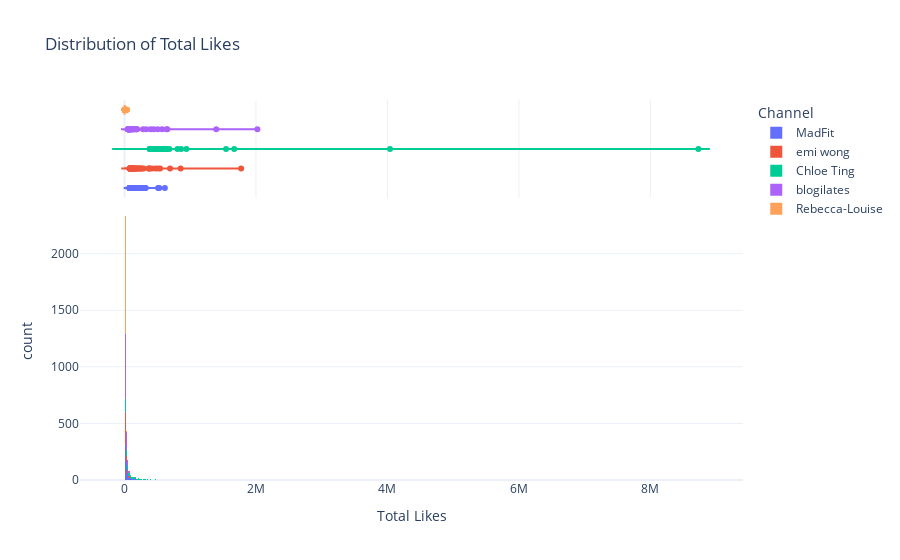

Notebook code cell kept with this figure:
### Code cell
px.histogram(videos_df, 
             x ='total_likes', 
             color='channel', 
             marginal='violin', 
             title="Distribution of Total Likes", 
             labels={'total_likes':'Total Likes','count':'Count','channel':'Channel'})

### Figure 1 — Plotly figure (JSON) as saved in the notebook; plotly's stock layout.template omitted (floating-point values rounded to 4 significant figures; data arrays with more than 128 entries replaced by an {"elided": "..."} marker saying what was removed)
{"data": [{"alignmentgroup": "True", "bingroup": "x", "hovertemplate": "Channel=MadFit<br>Total Likes=%{x}<br>count=%{y}<extra></extra>", "legendgroup": "MadFit", "marker": {"color": "#636efa", "pattern": {"shape": ""}}, "name": "MadFit", "offsetgroup": "MadFit", "orientation": "v", "showlegend": true, "type": "histogram", "x": {"elided": "600 int values"}, "xaxis": "x", "yaxis": "y"}, {"alignmentgroup": "True", "hovertemplate": "Channel=MadFit<br>Total Likes=%{x}<extra></extra>", "legendgroup": "MadFit", "marker": {"color": "#636efa"}, "name": "MadFit", "offsetgroup": "MadFit", "scalegroup": "x", "showlegend": false, "type": "violin", "x": {"elided": "600 int values"}, "xaxis": "x2", "yaxis": "y2"}, {"alignmentgroup": "True", "bingroup": "x", "hovertemplate": "Channel=emi wong<br>Total Likes=%{x}<br>count=%{y}<extra></extra>", "legendgroup": "emi wong", "marker": {"color": "#EF553B", "pattern": {"shape": ""}}, "name": "emi wong", "offsetgroup": "emi wong", "orientation": "v", "showlegend": true, "type": "histogram", "x": {"elided": "428 int values"}, "xaxis": "x", "yaxis": "y"}, {"alignmentgroup": "True", "hovertemplate": "Channel=emi wong<br>Total Likes=%{x}<extra></extra>", "legendgroup": "emi wong", "marker": {"color": "#EF553B"}, "name": "emi wong", "offsetgroup": "emi wong", "scalegroup": "x", "showlegend": false, "type": "violin", "x": {"elided": "428 int values"}, "xaxis": "x2", "yaxis": "y2"}, {"alignmentgroup": "True", "bingroup": "x", "hovertemplate": "Channel=Chloe Ting<br>Total Likes=%{x}<br>count=%{y}<extra></extra>", "legendgroup": "Chloe Ting", "marker": {"color": "#00cc96", "pattern": {"shape": ""}}, "name": "Chloe Ting", "offsetgroup": "Chloe Ting", "orientation": "v", "showlegend": true, "type": "histogram", "x": {"elided": "401 int values"}, "xaxis": "x", "yaxis": "y"}, {"alignmentgroup": "True", "hovertemplate": "Channel=Chloe Ting<br>Total Likes=%{x}<extra></extra>", "legendgroup": "Chloe Ting", "marker": {"color": "#00cc96"}, "name": "Chloe Ting", "offsetgroup": "Chloe Ting", "scalegroup": "x", "showlegend": false, "type": "violin", "x": {"elided": "401 int values"}, "xaxis": "x2", "yaxis": "y2"}, {"alignmentgroup": "True", "bingroup": "x", "hovertemplate": "Channel=blogilates<br>Total Likes=%{x}<br>count=%{y}<extra></extra>", "legendgroup": "blogilates", "marker": {"color": "#ab63fa", "pattern": {"shape": ""}}, "name": "blogilates", "offsetgroup": "blogilates", "orientation": "v", "showlegend": true, "type": "histogram", "x": {"elided": "822 int values"}, "xaxis": "x", "yaxis": "y"}, {"alignmentgroup": "True", "hovertemplate": "Channel=blogilates<br>Total Likes=%{x}<extra></extra>", "legendgroup": "blogilates", "marker": {"color": "#ab63fa"}, "name": "blogilates", "offsetgroup": "blogilates", "scalegroup": "x", "showlegend": false, "type": "violin", "x": {"elided": "822 int values"}, "xaxis": "x2", "yaxis": "y2"}, {"alignmentgroup": "True", "bingroup": "x", "hovertemplate": "Channel=Rebecca-Louise<br>Total Likes=%{x}<br>count=%{y}<extra></extra>", "legendgroup": "Rebecca-Louise", "marker": {"color": "#FFA15A", "pattern": {"shape": ""}}, "name": "Rebecca-Louise", "offsetgroup": "Rebecca-Louise", "orientation": "v", "showlegend": true, "type": "histogram", "x": {"elided": "1053 int values"}, "xaxis": "x", "yaxis": "y"}, {"alignmentgroup": "True", "hovertemplate": "Channel=Rebecca-Louise<br>Total Likes=%{x}<extra></extra>", "legendgroup": "Rebecca-Louise", "marker": {"color": "#FFA15A"}, "name": "Rebecca-Louise", "offsetgroup": "Rebecca-Louise", "scalegroup": "x", "showlegend": false, "type": "violin", "x": {"elided": "1053 int values"}, "xaxis": "x2", "yaxis": "y2"}], "layout": {"barmode": "relative", "legend": {"title": {"text": "Channel"}, "tracegroupgap": 0}, "title": {"text": "Distribution of Total Likes"}, "xaxis": {"anchor": "y", "domain": [0, 1], "title": {"text": "Total Likes"}}, "xaxis2": {"anchor": "y2", "domain": [0, 1], "matches": "x", "showgrid": true, "showticklabels": false}, "yaxis": {"anchor": "x", "domain": [0, 0.7326], "title": {"text": "count"}}, "yaxis2": {"anchor": "x2", "domain": [0.7426, 1], "matches": "y2", "showgrid": false, "showline": false, "showticklabels": false, "ticks": ""}}}
